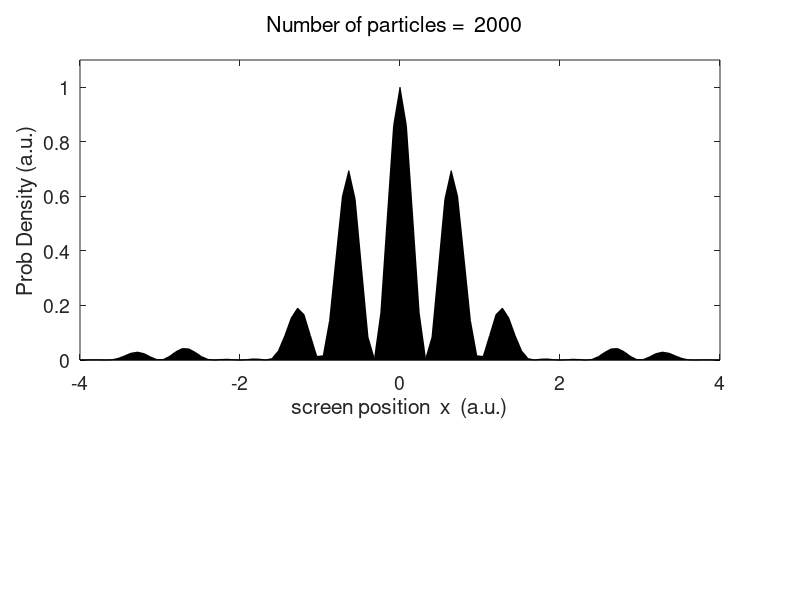

The MATLAB script that drew this image: (Note: this script raises an error after producing the figure.)
% diffraction_2slit.m

%171222

% Fraunhofer Diffraction Simulation
% Particle Double Slit Diffraction

% Ian Cooper
% email: ian.cooper@sydney.edu.au
% School of Physics, University of Sydney

% DOING PHYSICS WITH MATLAB 
%    http://www.physics.usyd.edu.au/teach_res/mp/mphome.htm

clear
close all
clc
tic

% ANIMATION SETUP =======================================================
% (0 no)  (1 yes) for flag1
   flag1 = 1;    
% file name for animated gif   
    ag_name = 'agDiffractionParticle.gif'; 
% Delay in seconds before displaying the next image  
    delay = 0.00; 
% Frame to start
    frame1 = 0;

% INPUTS --------------------------------------------------------

num = 101;                    % No. observation points
num1 = 2000;
b = 2.0e-4;                   % Slit width
a = 3*b;                    % Slit separation
wL = 400e-9;                  % Wavelength
D = 1.0;                      % Distance to image screen
N = 3;                        % factor for image space range


% SETUP --------------------------------------------------------------
ss = rng;
%rand('state',sum(100*clock))
x1 = -0.004;               % Min position for image space range
x2 = +0.004;               % Max position for image space range
x = linspace(x1,x2,num);   % Data points for image space range

%IRR1 = zeros(num,1);           % Irradiance (intenity)- single slit
%IRR1 = zeros(num,1);           % Irradiance (intenity) - total

k = 2*pi/wL;                  % Wave number
beta = (k*b/(2*D)) .* x;      % Beta parameter
alpha = (k*a/(2*D)) .* x;     % Alpha parameter

% CALCULATIONS --------------------------------------------------

IRR1 = (sin(beta+eps)./(beta+eps)).^2;   % Diffraction - single slit
IRR2 = cos(alpha).^2 .* IRR1;            % Total interference
IRRs = (IRR2.^0.2)' ;     % scaled irradiance for simulated screen pattern
xs = x .* 1e3;               % screen position in mm 
%xs1 = x1 * 1e3; xs2 = x2 * 1e3;

xs1 = -4; xs2 = +4;
ys1 = -1; ys2 = +1;

y1 = -1; y2 = +1;

% Graphics ============================================================
figure(1)
set(gcf,'Name','Particle Diffraction');
set(gcf,'NumberTitle','off');
set(gcf,'PaperType','A4');
set(gcf,'Color',[1 1 1]);
fs = 12;

pos = [0.1 0.1 0.30 0.5];
set(gcf,'Units','normalized');
set(gcf,'Position',pos);

% Irradiance - line graph
axes('position',[0.1 0.4 0.8 0.5]);
%plot(xs,IRR1,'k','LineWidth',1);          % Diffraction envelope
hold on
h_axis = area(xs,IRR2);
set(h_axis,'FaceColor',[0 0 0]);
axis([xs1 xs2 0 1.1]);
xlabel('screen position  x  (a.u.)','fontSize',fs);
ylabel('Prob Density (a.u.)','fontSize',fs);
txt = sprintf('Number of particles = %5.0f  \n ',num1);
title(txt,'fontSize',fs,'fontweight','normal');
set(gca,'fontsize',14)
box on
axes('position',[0.1 0.1 0.8 0.18]);
axis([xs1 xs2 0 1]);
hold on
set(gca,'fontsize',14)

axis off


% CALCULATIONS --------------------------------------------------

% Generate a random number between -1 and +1 for X screen position xP
% Generate a random number between 0 and +1 for Y screen position yP
% Generate a random number between 0 and +1 for screen plotting SP
for cn = 1 : num1
   xP = x1 + (x2-x1)*rand(1,1);
   yP = y1 + (y2-y1)*rand(1,1);
   SP = rand(1,1);
   betaP = (k*b/(2*D)) .* xP;      % Beta parameter
   alphaP = (k*a/(2*D)) .* xP;     % Alpha parameter

   IRRP = (sin(betaP+eps)./(betaP+eps)).^2;   % Diffraction - single slit
   IRRP = cos(alphaP).^2 .* IRRP;            % Total interference

   if SP < IRRP
    plot(xP.*1e3,yP,'o','MarkerSize',4,'MarkerFaceColor','k','MarkerEdgeColor','none');
   end

   if flag1 > 0
         frame1 = frame1 + 1;
         frame = getframe(1);
         im = frame2im(frame);
         [imind,cm] = rgb2ind(im,256);
      % On the first loop, create the file. In subsequent loops, append.
         if frame1 == 1
           imwrite(imind,cm,ag_name,'gif','DelayTime',delay,'loopcount',inf);
         else
          imwrite(imind,cm,ag_name,'gif','DelayTime',delay,'writemode','append');
         end
    end 
   pause(eps);
end
